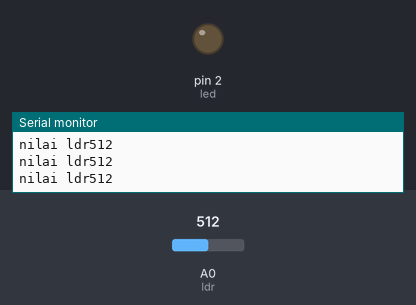
Simulated run of this sketch. Board: Arduino Uno, built with avr-gcc and run on an emulated ATmega328P. On the bench: output pins drawn as LEDs (lit = HIGH), the last lines printed to the serial monitor. The inputs (shaded band) are chosen by the test bench; at power-on: A0 (ldr) = 512.

Above: at 1.2 s.
1.3 s: A0 (ldr) set to 737
4.3 s: A0 (ldr) set to 758
At 4.6 s:
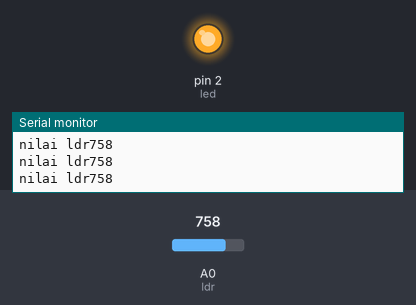
5.8 s: A0 (ldr) set to 740
At 7.0 s:
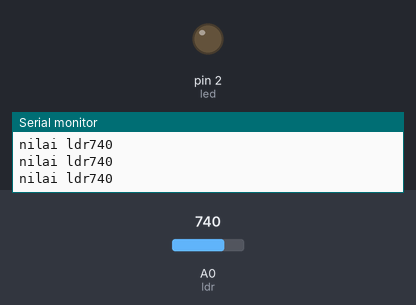
8.8 s: A0 (ldr) set to 760
At 9.7 s:
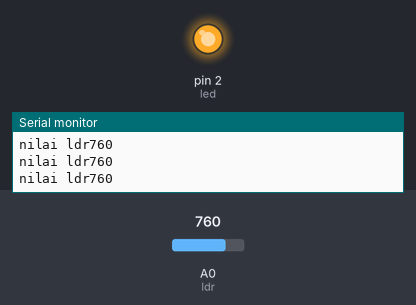
Timing chart, 0 to 11.3 s (numbered marks = the images above; inputs shaded):
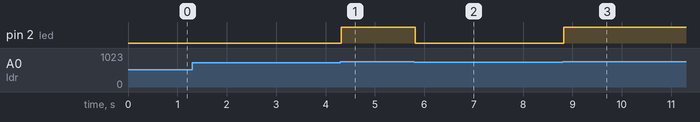

Measured:
- the behaviour switches between 749 and 750 on A0 (ldr) (found by bisection; images 0 and 1)
- after the input at 4.3 s, pin 2 (led): LOW → HIGH at once
- after the input at 5.8 s, pin 2 (led): HIGH → LOW at once
- after the input at 8.8 s, pin 2 (led): LOW → HIGH at once

The sketch:

sketch_mar22a.ino
```cpp
int ldr = A0;
int led= 2;

void setup() {
  // put your setup code here, to run once:
  pinMode(led, OUTPUT);
  Serial.begin(9600);
}

void loop() {
  // put your main code here, to run repeatedly:
  int nilai = analogRead(ldr);
  Serial.print("nilai ldr");
  Serial.println(nilai);

  if (nilai<750){
    digitalWrite(led, LOW);
  }
  else{
    digitalWrite(led, HIGH);
  }
}
```
